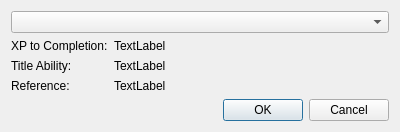
<?xml version="1.0" encoding="UTF-8"?>
<ui version="4.0">
 <class>AddTitleDialog</class>
 <widget class="QDialog" name="AddTitleDialog">
  <property name="geometry">
   <rect>
    <x>0</x>
    <y>0</y>
    <width>400</width>
    <height>124</height>
   </rect>
  </property>
  <property name="sizePolicy">
   <sizepolicy hsizetype="Preferred" vsizetype="Minimum">
    <horstretch>0</horstretch>
    <verstretch>0</verstretch>
   </sizepolicy>
  </property>
  <property name="windowTitle">
   <string>Add Title</string>
  </property>
  <layout class="QFormLayout" name="formLayout">
   <item row="1" column="0">
    <widget class="QLabel" name="label_2">
     <property name="text">
      <string>XP to Completion:</string>
     </property>
    </widget>
   </item>
   <item row="1" column="1">
    <widget class="QLabel" name="xp_label">
     <property name="text">
      <string>TextLabel</string>
     </property>
    </widget>
   </item>
   <item row="2" column="0">
    <widget class="QLabel" name="label_3">
     <property name="text">
      <string>Title Ability:</string>
     </property>
    </widget>
   </item>
   <item row="2" column="1">
    <widget class="QLabel" name="ability_label">
     <property name="text">
      <string>TextLabel</string>
     </property>
    </widget>
   </item>
   <item row="3" column="0">
    <widget class="QLabel" name="label">
     <property name="text">
      <string>Reference:</string>
     </property>
    </widget>
   </item>
   <item row="3" column="1">
    <widget class="QLabel" name="reference_label">
     <property name="text">
      <string>TextLabel</string>
     </property>
    </widget>
   </item>
   <item row="0" column="0" colspan="2">
    <widget class="QComboBox" name="title_combobox"/>
   </item>
   <item row="4" column="1">
    <widget class="QDialogButtonBox" name="buttonBox">
     <property name="orientation">
      <enum>Qt::Horizontal</enum>
     </property>
     <property name="standardButtons">
      <set>QDialogButtonBox::Cancel|QDialogButtonBox::Ok</set>
     </property>
    </widget>
   </item>
  </layout>
 </widget>
 <resources/>
 <connections>
  <connection>
   <sender>buttonBox</sender>
   <signal>accepted()</signal>
   <receiver>AddTitleDialog</receiver>
   <slot>accept()</slot>
   <hints>
    <hint type="sourcelabel">
     <x>248</x>
     <y>254</y>
    </hint>
    <hint type="destinationlabel">
     <x>157</x>
     <y>274</y>
    </hint>
   </hints>
  </connection>
  <connection>
   <sender>buttonBox</sender>
   <signal>rejected()</signal>
   <receiver>AddTitleDialog</receiver>
   <slot>reject()</slot>
   <hints>
    <hint type="sourcelabel">
     <x>316</x>
     <y>260</y>
    </hint>
    <hint type="destinationlabel">
     <x>286</x>
     <y>274</y>
    </hint>
   </hints>
  </connection>
 </connections>
</ui>
